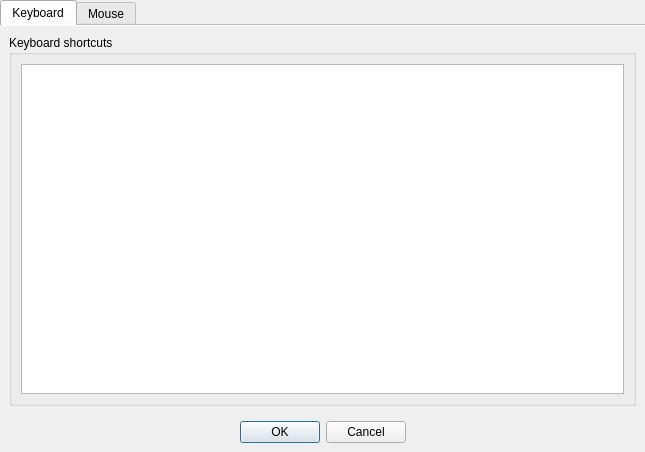
<?xml version="1.0" encoding="UTF-8"?>
<ui version="4.0">
 <class>PreferencesDialog</class>
 <widget class="QDialog" name="PreferencesDialog">
  <property name="geometry">
   <rect>
    <x>0</x>
    <y>0</y>
    <width>645</width>
    <height>452</height>
   </rect>
  </property>
  <property name="windowTitle">
   <string>Preferences</string>
  </property>
  <layout class="QVBoxLayout" name="verticalLayout">
   <property name="leftMargin">
    <number>0</number>
   </property>
   <property name="topMargin">
    <number>0</number>
   </property>
   <property name="rightMargin">
    <number>0</number>
   </property>
   <property name="bottomMargin">
    <number>9</number>
   </property>
   <item>
    <widget class="QTabWidget" name="tabWidget">
     <property name="currentIndex">
      <number>0</number>
     </property>
     <property name="documentMode">
      <bool>true</bool>
     </property>
     <widget class="QWidget" name="tab">
      <attribute name="title">
       <string>Keyboard</string>
      </attribute>
      <layout class="QHBoxLayout" name="horizontalLayout">
       <item>
        <widget class="QGroupBox" name="groupBox">
         <property name="title">
          <string>Keyboard shortcuts</string>
         </property>
         <layout class="QVBoxLayout" name="verticalLayout_2">
          <item>
           <widget class="QTreeView" name="keyboard_shortcut_list">
            <property name="alternatingRowColors">
             <bool>true</bool>
            </property>
            <property name="sortingEnabled">
             <bool>true</bool>
            </property>
            <property name="allColumnsShowFocus">
             <bool>true</bool>
            </property>
            <attribute name="headerShowSortIndicator" stdset="0">
             <bool>true</bool>
            </attribute>
           </widget>
          </item>
         </layout>
        </widget>
       </item>
      </layout>
     </widget>
     <widget class="QWidget" name="tab_2">
      <attribute name="title">
       <string>Mouse</string>
      </attribute>
      <layout class="QVBoxLayout" name="verticalLayout_3">
       <item>
        <widget class="QGroupBox" name="groupBox_2">
         <property name="title">
          <string>Mouse button bindings</string>
         </property>
         <layout class="QVBoxLayout" name="verticalLayout_4">
          <item>
           <widget class="QTreeView" name="mouse_shortcut_list">
            <property name="sortingEnabled">
             <bool>true</bool>
            </property>
            <property name="allColumnsShowFocus">
             <bool>true</bool>
            </property>
           </widget>
          </item>
         </layout>
        </widget>
       </item>
      </layout>
     </widget>
    </widget>
   </item>
   <item>
    <widget class="QDialogButtonBox" name="buttonBox">
     <property name="orientation">
      <enum>Qt::Horizontal</enum>
     </property>
     <property name="standardButtons">
      <set>QDialogButtonBox::Cancel|QDialogButtonBox::Ok</set>
     </property>
     <property name="centerButtons">
      <bool>true</bool>
     </property>
    </widget>
   </item>
  </layout>
 </widget>
 <resources/>
 <connections>
  <connection>
   <sender>buttonBox</sender>
   <signal>accepted()</signal>
   <receiver>PreferencesDialog</receiver>
   <slot>accept()</slot>
   <hints>
    <hint type="sourcelabel">
     <x>248</x>
     <y>254</y>
    </hint>
    <hint type="destinationlabel">
     <x>157</x>
     <y>274</y>
    </hint>
   </hints>
  </connection>
  <connection>
   <sender>buttonBox</sender>
   <signal>rejected()</signal>
   <receiver>PreferencesDialog</receiver>
   <slot>reject()</slot>
   <hints>
    <hint type="sourcelabel">
     <x>316</x>
     <y>260</y>
    </hint>
    <hint type="destinationlabel">
     <x>286</x>
     <y>274</y>
    </hint>
   </hints>
  </connection>
 </connections>
</ui>
